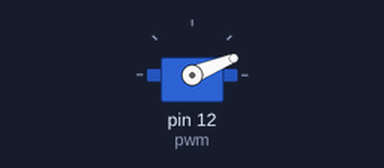
This program was run on a simulated Raspberry Pi (header pin numbers). Parts: servo. Servo angles are drawn from the pulse width (0.5 ms = 0°, 2.5 ms = 180°); what the program prints to the terminal is not drawn. At 3.0 s the program stops and its outputs stay as they are.

Above: at 0.05 s.
Timing chart, 0 to 3.0 s (numbered marks = the images above):
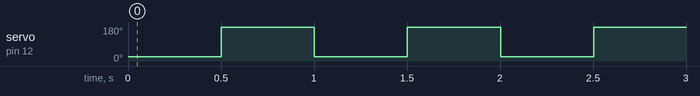

The program:

test.py
```python
import RPi.GPIO as GPIO
import time

GPIO.setmode(GPIO.BOARD)

GPIO.setup(12, GPIO.OUT)

freq = 50

pwm = GPIO.PWM(12, freq)

left = 0.75
right = 2.5
middle = (right - left) / 2 + left

pList = [left, right]

ms = 1000 / freq

for i in range(3):
	for p in pList:
		duty = p * 100 / ms
		print "Position: " + str(p)
		print "Duty cycle: " + str(duty) + "%"
		print ""
		pwm.start(duty)
		time.sleep(.5)


pwm.stop()
GPIO.cleanup()
```

Measured:
- by itself, servo on pin 12 (pwm): alternates 180° for 0.50 s and 22° for 0.50 s, 5 changes in all, then stays 180°
